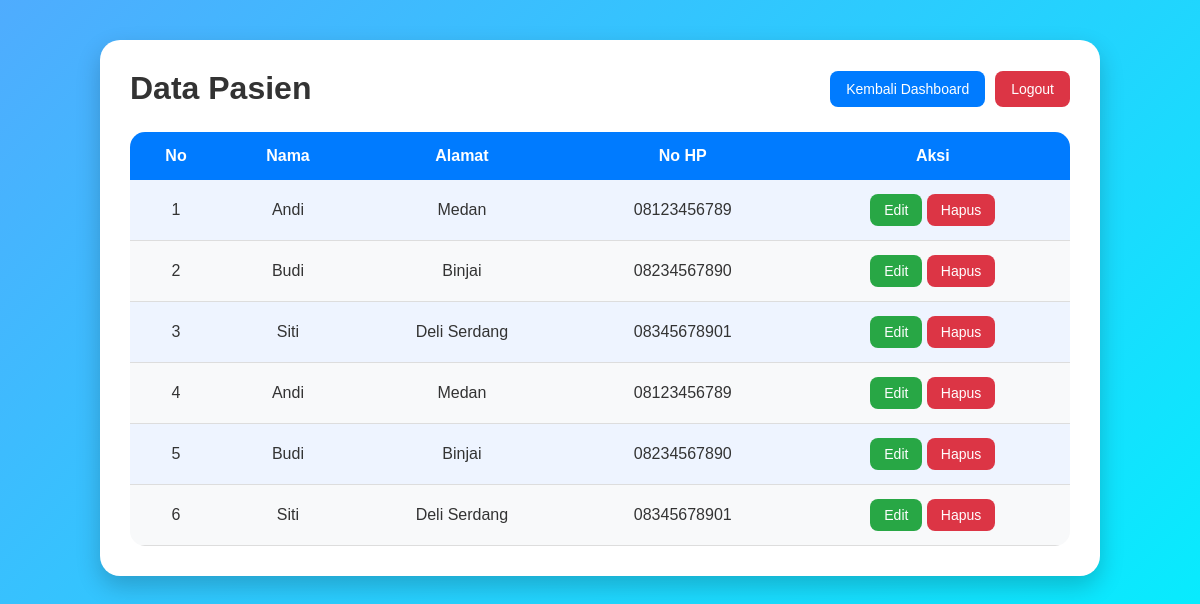
The app's page /pasien.php (signed in) with its own data.
### tables this page shows
CREATE TABLE `pasien` (
  `id` int(11) NOT NULL,
  `nama` varchar(100) DEFAULT NULL,
  `umur` int(11) DEFAULT NULL,
  `alamat` text DEFAULT NULL,
  `no_hp` varchar(15) DEFAULT NULL
);

### pasien.php (the view, shortened to what this page needs)
<?php
include 'config.php';
$data = mysqli_query($conn, "SELECT * FROM pasien");
?>
<!DOCTYPE html>
<html lang="id">
<head>
</head>
<body>
<div class="container">
    <div class="header">
        <h2>Data Pasien</h2>
        <div class="menu">
            <a href="dashboard.php" class="kembali">
                 Kembali Dashboard
            </a>
            <a href="logout.php" class="logout">
                Logout
            </a>
        </div>
    </div>
    <table>
        <tr>
            <th>No</th>
            <th>Nama</th>
            <th>Alamat</th>
            <th>No HP</th>
            <th>Aksi</th>
        </tr>
        <?php
        $no = 1;
        while ($row = mysqli_fetch_assoc($data)) {
        ?>
        <tr>
            <td><?= $no++; ?></td>
            <td><?= $row['nama']; ?></td>
            <td><?= $row['alamat']; ?></td>
            <td><?= $row['no_hp']; ?></td>
            <td>
                <a href="edit.php?id=<?= $row['id']; ?>" class="btn edit">
                    Edit
                </a>
                <a href="hapus.php?id=<?= $row['id']; ?>"
                   class="btn hapus"
                   onclick="return confirm('Yakin ingin menghapus data?')">
                    Hapus
                </a>
            </td>
        </tr>
        <?php } ?>
    </table>
</div>
</body>
</html>

### pasien.php (style rules this page uses)
* { margin: 0; padding: 0; box-sizing: border-box; font-family: Arial, sans-serif; }
body { background: linear-gradient(135deg, #4facfe, #00f2fe); min-height: 100vh; padding: 40px; }
.container { width: 100%; max-width: 1000px; margin: auto; background: #ffffff; border-radius: 20px; padding: 30px; box-shadow: 0 10px 25px rgba(0,0,0,0.2); }
.header { display: flex; justify-content: space-between; align-items: center; margin-bottom: 25px; flex-wrap: wrap; gap: 10px; }
h2 { color: #333; font-size: 32px; }
.menu { display: flex; gap: 10px; }
.menu a { text-decoration: none; padding: 10px 16px; border-radius: 8px; color: white; font-size: 14px; }
.kembali { background: #007bff; }
.logout { background: #dc3545; }
table { width: 100%; border-collapse: collapse; overflow: hidden; border-radius: 15px; }
th { background: #007bff; color: white; padding: 15px; font-size: 16px; }
td { padding: 14px; text-align: center; color: #333; background: #f8f9fa; border-bottom: 1px solid #ddd; transition: 0.3s; }
tr:nth-child(even) td { background: #eef4ff; }
.btn { padding: 8px 14px; border-radius: 8px; text-decoration: none; color: white; font-size: 14px; display: inline-block; }
.edit { background: #28a745; }
.hapus { background: #dc3545; }

### records on screen
pasien: nama "Andi", alamat "Medan", no_hp "08123456789"
pasien: nama "Budi", alamat "Binjai", no_hp "08234567890"
pasien: nama "Siti", alamat "Deli Serdang", no_hp "08345678901"
pasien: nama "Andi", alamat "Medan", no_hp "08123456789"
pasien: nama "Budi", alamat "Binjai", no_hp "08234567890"
pasien: nama "Siti", alamat "Deli Serdang", no_hp "08345678901"
